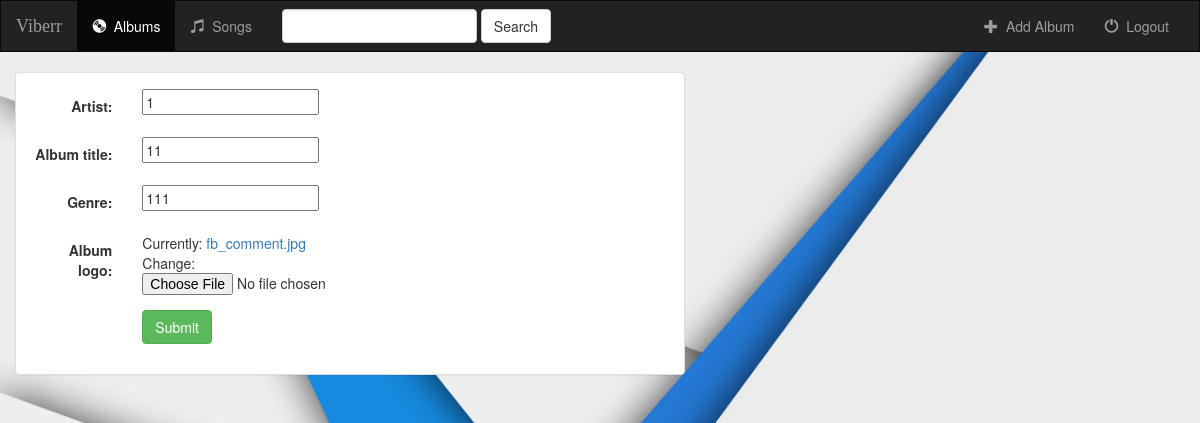
Page /album/1/ on the committed database.
### music/models.py (models this page shows, shortened)
class Album(models.Model):
    artist=models.CharField(max_length=250)
    album_title=models.CharField(max_length=500)
    genre=models.CharField(max_length=100)
    album_logo=models.FileField()

### music/views.py (the view)
class AlbumUpdate(UpdateView):
    model = Album
    fields = ['artist', 'album_title', 'genre', 'album_logo']

### music/templates/music/album_form.html (shortened to what this page needs)
{% extends 'music/base.html' %}
{% block body %}
    <div class="container-fluid">
        <div class="row">
            <div class="col-sm-12 col-md-7">
                <div class="panel panel-default">
                    <div class="panel-body">
                        <form class="form-horizontal" action="" method="post" enctype="multipart/form-data" >
                            {% include 'music/form-template.html' %}
                            <div class="form-group">
                                <div class="col-sm-offset-2 col-sm-10">
                                    <button type="submit" class="btn btn-success">
                                        Submit
                                    </button>
                                </div>
                            </div>
                        </form>
                    </div>
                </div>
            </div>
        </div>
    </div>
{% endblock %}

### music/templates/music/form-template.html (shortened to what this page needs)
{% for field in form %}
    <div class="form-group">
        <div class="col-sm-offset-2 col-sm-10">
        </div>
        <label class="control-label col-sm-2">{{ field.label_tag }}</label>
        <div class="col-sm-10" >{{ field  }}</div>
    </div>
{% endfor %}

### music/static/music/style.css (style rules this page uses)
body { background: white url("images/bg1.jpg"); background-repeat: no-repeat; background-size: 100%; }

### rows in the picture
Album: form "1" "11" "111"

### other values in the picture
{{ field.label_tag }} "Artist:" "Album title:" "Genre:" "Album logo:"
